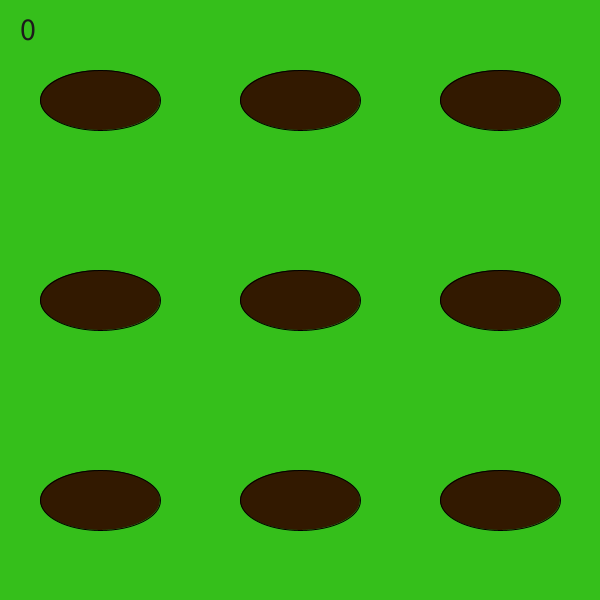
Frame 1 (no input)
Frame 60 (the mouse pressed at the canvas centre just before this capture): identical to frame 1, image omitted
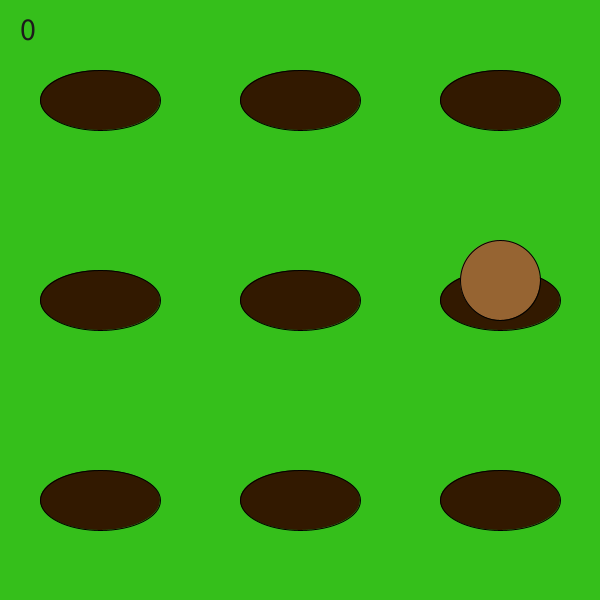
Frame 120 (the mouse held since frame 60 and released just before this capture)

The Processing sketch that drew these frames (run headless with seeded random() and noise(); from frame 60 on, the mouse is pressed at the canvas centre):

// Processing sketch: caleb_waackamole
// ── caleb_waackamole.pde
float[] xPositions = new float[9];
float[] yPositions = new float[9];
boolean[] isMoleUp = new boolean[9];
int score = 0;
int timer = 0;
void setup(){
 size(600,600);
 int index = 0;
 for(int row = 0; row < 3; row++){
   for(int col = 0; col < 3; col++){
     xPositions[index] = 100 + col * 200;
     yPositions[index] = 100 + row * 200;
     isMoleUp[index] = false;
        index++;
   }
 }
}
   void draw(){
     background(#35BF1B);
     for(int i = 0; i < 9; i++){
       fill(50,25,0);
       ellipse(xPositions[i], yPositions[i], 120,60);
       if(isMoleUp[i]){
        fill(150,100,50);
        ellipse(xPositions[i], yPositions[i] - 20,80,80);
       }
     }
   
   if(frameCount % 60 == 0){
     int randomIndex = (int)random(9);
     isMoleUp[randomIndex] = ! isMoleUp[randomIndex];
   }
   fill(#1C1B1B);
   textSize(32);
   text(score, 20,40);
  }
      void mousePressed(){
        for(int i = 0; i < 9; i++){
          float d = dist(mouseX, mouseY, xPositions[i], yPositions[i]);
          if(isMoleUp[i] && d < 40){
            isMoleUp[i] = false;
            score ++;
          }
        }
      }
            
          
